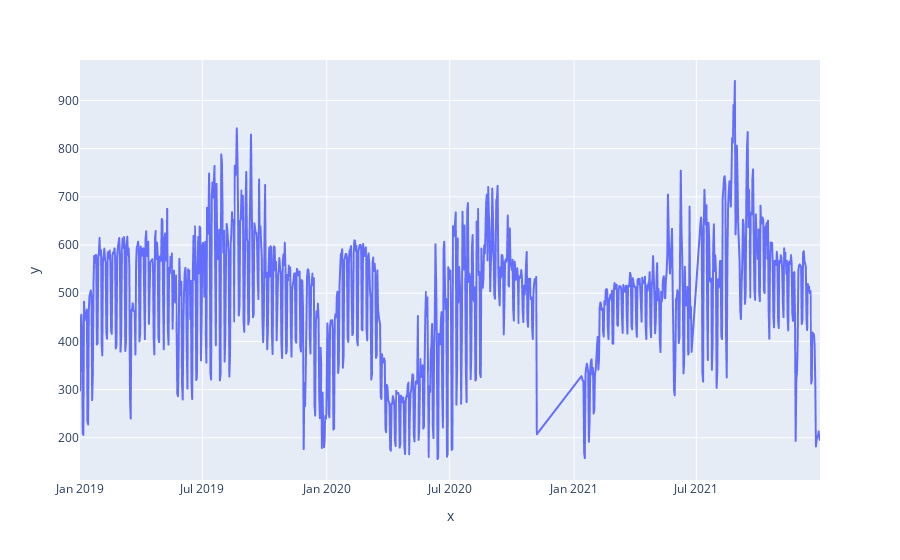

Notebook source saved alongside this figure:
### Code cell
px.line(x=unionData['Date'],y=unionData['VALUE'])

### Figure 1 — Plotly figure (JSON) as saved in the notebook; plotly's stock layout.template omitted (floating-point values rounded to 4 significant figures; data arrays with more than 128 entries replaced by an {"elided": "..."} marker saying what was removed)
{"data": [{"hovertemplate": "x=%{x}<br>y=%{y}<extra></extra>", "legendgroup": "", "line": {"color": "#636efa", "dash": "solid"}, "marker": {"symbol": "circle"}, "mode": "lines", "name": "", "showlegend": false, "x": {"elided": "1018 str values"}, "xaxis": "x", "y": {"elided": "1018 float values"}, "yaxis": "y", "type": "scattergl"}], "layout": {"xaxis": {"anchor": "y", "domain": [0.0, 1.0], "title": {"text": "x"}}, "yaxis": {"anchor": "x", "domain": [0.0, 1.0], "title": {"text": "y"}}, "legend": {"tracegroupgap": 0}, "margin": {"t": 60}}}
